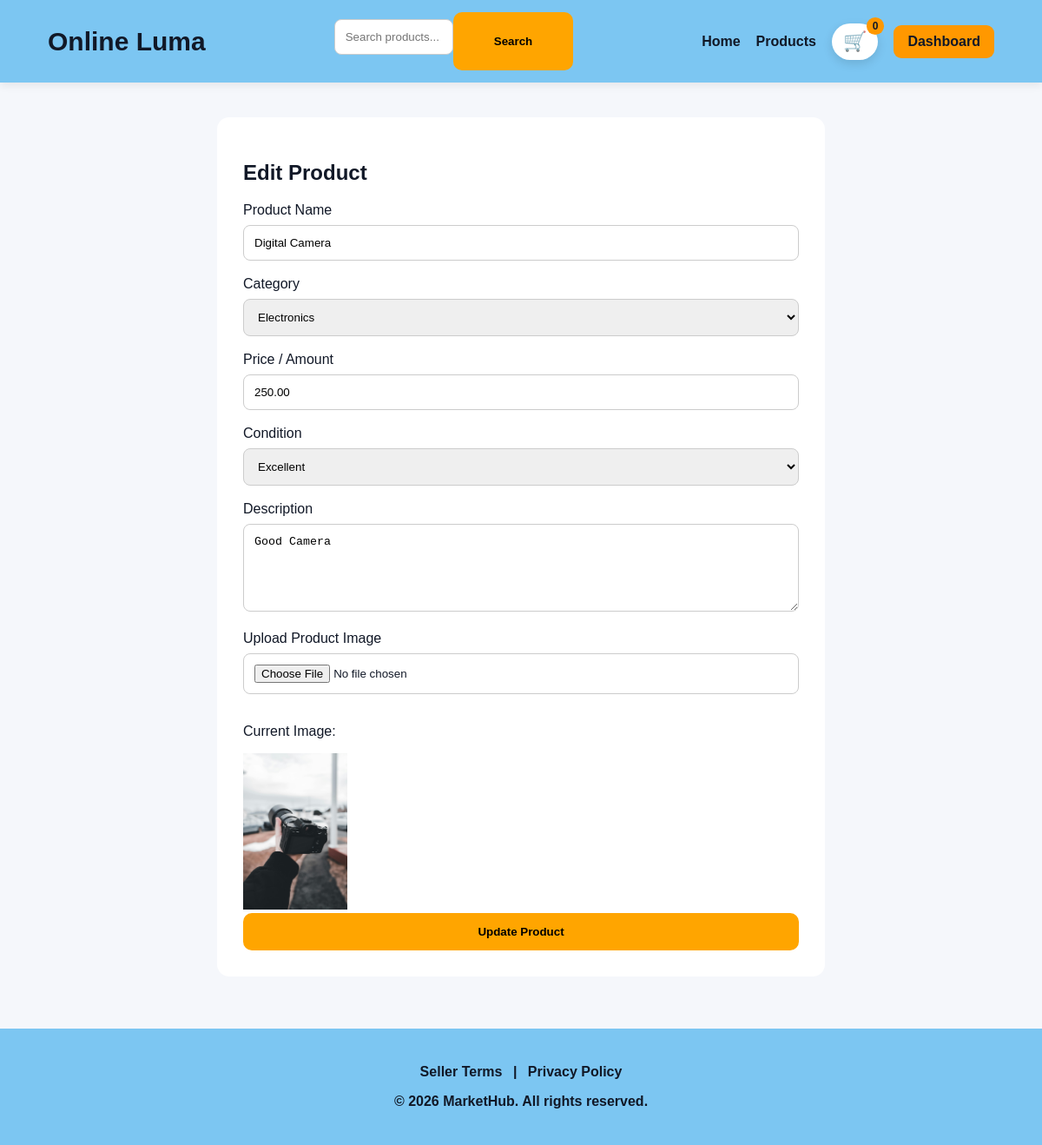
/dashboard/edit-product/7/ (signed in), run on the app's committed database.
### website/models.py (models this page shows, shortened)
class Product(models.Model):
    CONDITION_CHOICES = [
        ("Excellent", "Excellent"),
        ("Good", "Good"),
        ("Fair/Damaged", "Fair/Damaged"),
    ]
    seller = models.ForeignKey(User, on_delete=models.SET_NULL, null=True, blank=True)
    name = models.CharField(max_length=200)
    category = models.CharField(max_length=100, blank=True, null=True)
    amount = models.DecimalField(max_digits=10, decimal_places=2, default=0)
    description = models.TextField(blank=True, null=True)
    condition = models.CharField(max_length=20, choices=CONDITION_CHOICES, default="Good")
    image = models.ImageField(upload_to="products/", blank=True, null=True)

### website/views.py (the view, shortened to what this page needs)
# urls.py: path("dashboard/edit-product/<int:product_id>/", views.edit_product, name="edit_product"),
@login_required
def edit_product(request, product_id):
    product = get_object_or_404(Product, id=product_id)
    return render(request, "product_form.html", {
        "product": product,
    })

### website/templates/product_form.html (shortened to what this page needs)
{% extends "base.html" %}
{% block content %}
<div style="max-width:700px; margin:40px auto; background:white; padding:30px; border-radius:14px;">
    <h2>{% if product %}Edit Product{% else %}Add Product{% endif %}</h2>
    <form method="POST" enctype="multipart/form-data">
        <label>Product Name</label>
        <input type="text" name="name" value="{{ product.name|default:'' }}" required>
        <label>Category</label>
        <select name="category" required>
            <option value="Electronics" {% if product.category == "Electronics" %}selected{% endif %}>Electronics</option>
        </select>
        <label>Price / Amount</label>
        <input type="number" step="0.01" name="amount" value="{{ product.amount|default:'' }}" required>
        <label>Condition</label>
        <select name="condition" required>
            <option value="Excellent" {% if product.condition == "Excellent" %}selected{% endif %}>Excellent</option>
        </select>
        <label>Description</label>
        <textarea name="description" rows="5">{{ product.description|default:'' }}</textarea>
        <label>Upload Product Image</label>
        <input type="file" name="image" accept="image/*">
        {% if product.image %}
            <p>Current Image:</p>
            <img src="{{ product.image.url }}" width="120">
        {% endif %}
        <button type="submit">
            {% if product %}Update Product{% else %}Add Product{% endif %}
        </button>
    </form>
</div>
{% endblock %}

### website/templates/base.html (style rules this page uses)
* { box-sizing: border-box; }
body { margin: 0; font-family: Arial, Helvetica, sans-serif; background: #f5f7fb; color: #111827; }

### website/templates/product_form.html (style rules this page uses)
input, select, textarea { width: 100%; padding: 12px; margin: 8px 0 18px; border: 1px solid #ccc; border-radius: 8px; }
button { width: 100%; padding: 14px; background: orange; border: none; border-radius: 10px; font-weight: bold; }

### data on the page
Product: name "Digital Camera", category "Electronics", amount "250.00", condition "Excellent", description "Good Camera", image (picture)

### other printed values
{{ request.session.cart|length|default:0 }} "0"
